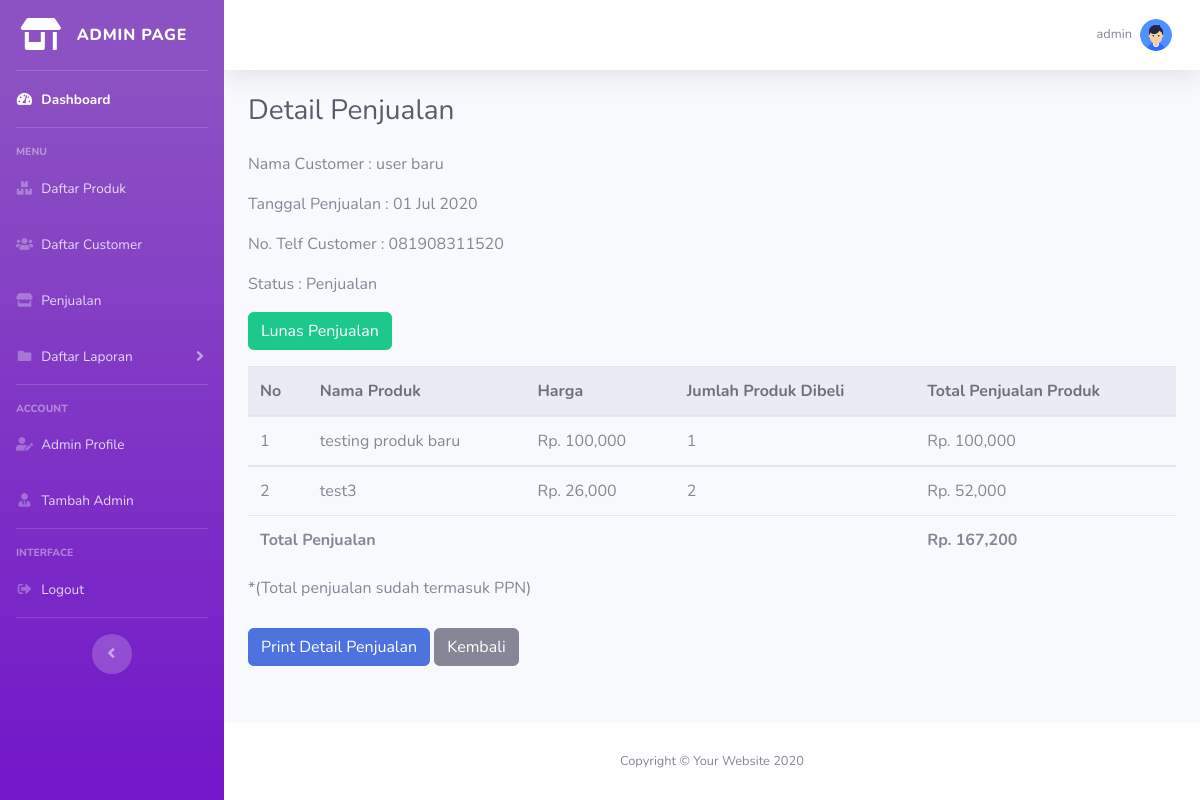
The app's page /apps/detailLapPenjualan.php?id=27 (signed in) with its own data.
### tables this page shows
CREATE TABLE `penjualan` (
  `id_penjualan` int(11) NOT NULL,
  `id_cust` int(11) NOT NULL,
  `tgl_penjualan` date NOT NULL,
  `total_penjualan` double NOT NULL,
  `status` varchar(20) NOT NULL
);

CREATE TABLE `customer` (
  `id_cust` int(11) NOT NULL,
  `nama` varchar(150) NOT NULL,
  `no_telp` varchar(15) NOT NULL,
  `alamat` text NOT NULL
);

CREATE TABLE `detail_penjualan` (
  `id_detail` int(11) NOT NULL,
  `id_penjualan` int(11) NOT NULL,
  `id_produk` int(11) NOT NULL,
  `jumbel` int(11) NOT NULL,
  `nama_produk` varchar(100) NOT NULL,
  `harga_jual` double NOT NULL,
  `sub_total` double NOT NULL
);

CREATE TABLE `produk` (
  `id_produk` int(11) NOT NULL,
  `nama_produk` varchar(100) NOT NULL,
  `harga_pokok` double NOT NULL,
  `harga_jual` double NOT NULL,
  `stok` int(5) NOT NULL,
  `keterangan` text NOT NULL,
  `gambar` varchar(30) NOT NULL
);

### function/functionadmin.php (called while the page is built, shortened)
<?php
include 'koneksi.php';
function query($data)
{
    global $conn;
    $result = mysqli_query($conn, $data);
    $rows = [];
    while ($row = mysqli_fetch_assoc($result)) {
        $rows[] = $row;
    }
    return $rows;
}

### apps/detailLapPenjualan.php (the view, shortened to what this page needs)
<?php
require '../function/functionadmin.php';
$idDetail = $_GET['id'];
$id  = $_SESSION["admin"]["id_admin"];
$adminProfil = query("SELECT * FROM admins WHERE id_admin = $id")[0];
$detailpenjualan = query("SELECT * FROM penjualan JOIN customer ON penjualan.id_cust = customer.id_cust WHERE penjualan.id_penjualan='$idDetail' ")[0];
$detailproduk = query("SELECT * FROM detail_penjualan JOIN produk ON detail_penjualan.id_produk = produk.id_produk WHERE detail_penjualan.id_penjualan='$idDetail' ");
?>
<!DOCTYPE html>
<html lang="en">
<head>
    <link href="assets/vendor/fontawesome-free/css/all.min.css" rel="stylesheet" type="text/css">
    <link href="assets/css/sb-admin-2.min.css" rel="stylesheet">
</head>
<body id="page-top">
    <div id="wrapper">
        <?php include 'page/sidebar.php'; ?>
        <div id="content-wrapper" class="d-flex flex-column">
            <div id="content">
                <?php include 'page/topbar.php'; ?>
                <div class="container-fluid">
                    <div class="d-sm-flex align-items-center justify-content-between mb-4">
                        <h1 class="h3 mb-0 text-gray-800">Detail Penjualan</h1>
                    </div>
                    <div class="row">
                        <div class="col-lg-12 mb-4">
                            <div class="row">
                                <div class="col-md">
                                    <div class="customer">
                                        <p>Nama Customer : <?= $detailpenjualan['nama']; ?></p>
                                        <p>Tanggal Penjualan : <?= date("d M Y ", strtotime($detailpenjualan['tgl_penjualan'])); ?></p>
                                        <p>No. Telf Customer : <?= $detailpenjualan['no_telp']; ?></p>
                                        <p>Status : <?= $detailpenjualan['status']; ?></p>
                                        <?php if ($detailpenjualan['status'] == 'Penjualan') : ?>
                                            <a href="lunasPenjualan.php?id_penjualan=<?= $detailpenjualan["id_penjualan"]; ?>"" class=" btn btn-success mb-3" onclick="return confirm('Apakah Penjualan Sudah Lunas ?')">Lunas Penjualan</a>
                                        <?php endif; ?>
                                    </div>
                                </div>
                            </div>
                            <table class="table">
                                <thead class="thead-light">
                                    <tr>
                                        <th scope="col">No</th>
                                        <th scope="col">Nama Produk</th>
                                        <th scope="col">Harga</th>
                                        <th scope="col">Jumlah Produk Dibeli</th>
                                        <th scope="col">Total Penjualan Produk</th>
                                    </tr>
                                </thead>
                                <?php $i = 1; ?>
                                <?php foreach ($detailproduk as $row) : ?>
                                    <tbody>
                                        <tr>
                                            <td scope="row"><?= $i; ?></td>
                                            <td><?= $row["nama_produk"]; ?></td>
                                            <td>Rp. <?= number_format($row["harga_jual"]); ?> </td>
                                            <td><?= $row["jumbel"]; ?></td>
                                            <td>Rp. <?= number_format($row["sub_total"]); ?></td>
                                        </tr>
                                    </tbody>
                                    <?php $i++; ?>
                                <?php endforeach; ?>
                                <tfoot>
                                    <tr>
                                        <th colspan="4">Total Penjualan</th>
                                        <th>Rp. <?= number_format($detailpenjualan['total_penjualan']) ?></th>
                                    </tr>
                                </tfoot>
                                <caption>
                                    *(Total penjualan sudah termasuk PPN)
                                </caption>
                            </table>
                            <form action="" method="post" target="_blank">
                                <button type="submit" class="btn btn-primary mb-3" name="cetak">Print Detail Penjualan</button>
                                <a href="laporan.php" class="btn btn-secondary mb-3">Kembali</a>
                            </form>
                        </div>
                    </div>
                </div>
            </div>
            <?php include 'page/footer.php'; ?>
        </div>
    </div>
</body>
</html>

### apps/page/topbar.php (shortened to what this page needs)
<nav class="navbar navbar-expand navbar-light bg-white topbar mb-4 static-top shadow">
    <ul class="navbar-nav ml-auto">
        <li class="nav-item dropdown no-arrow">
            <a class="nav-link dropdown-toggle" href="#" id="userDropdown" role="button" data-toggle="dropdown" aria-haspopup="true" aria-expanded="false">
                <span class="mr-2 d-none d-lg-inline text-gray-600 small"><?= $adminProfil['nama']; ?></span>
                <img class="img-profile rounded-circle" src="img/profile/<?= $adminProfil['img']; ?>">
            </a>
        </li>
    </ul>
</nav>

### records on screen
penjualan: id_cust.nama "user baru", tgl_penjualan "01 Jul 2020", id_cust.no_telp "081908311520", status "Penjualan", total_penjualan "167,200"
detail_penjualan: id_produk.nama_produk "testing produk baru", id_produk.harga_jual "100,000", jumbel "1", sub_total "100,000"
detail_penjualan: id_produk.nama_produk "test3", id_produk.harga_jual "26,000", jumbel "2", sub_total "52,000"

### other values on screen
$adminProfil['nama'] "admin"
